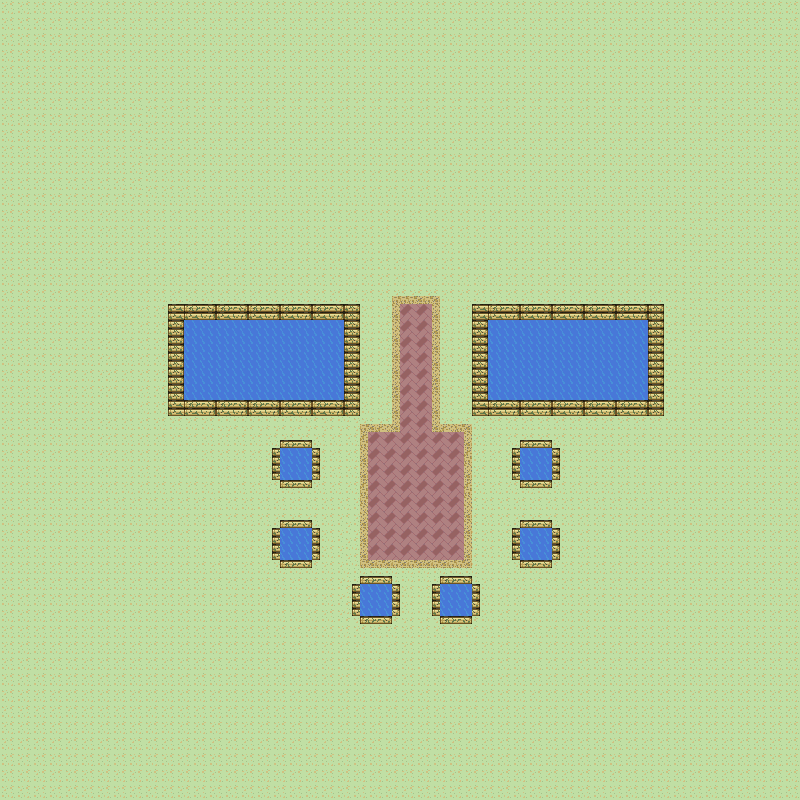

This is a level from a 2D game, rendered from its Tiled map with the project's own tilesets. A one-line summary and the map file follow, with tile-layer data summarised:
An orthogonal 100x100 tile map with 8x8 px tiles, 1 tile layer (Tile Layer 1), 2 tilesets.

<map version="1.0" orientation="orthogonal" renderorder="right-down" width="100" height="100" tilewidth="8" tileheight="8" nextobjectid="33">
 <tileset firstgid="1" name="SpriteSheetPlaceHolders" tilewidth="8" tileheight="8" tilecount="1024">
  <image source="SpriteSheetPlaceHolders.png" width="256" height="256" />
  <tile id="128">
   <properties>
    <property name="Collision" value="1" />
   </properties>
  </tile>
  <tile id="129">
   <properties>
    <property name="Collision" value="1" />
   </properties>
  </tile>
  <tile id="130">
   <properties>
    <property name="Collision" value="1" />
   </properties>
  </tile>
  <tile id="131">
   <properties>
    <property name="Collision" value="1" />
   </properties>
  </tile>
  <tile id="160">
   <properties>
    <property name="Collision" value="1" />
   </properties>
  </tile>
  <tile id="161">
   <properties>
    <property name="Collision" value="1" />
   </properties>
  </tile>
  <tile id="162">
   <properties>
    <property name="Collision" value="1" />
   </properties>
  </tile>
  <tile id="163">
   <properties>
    <property name="Collision" value="1" />
   </properties>
  </tile>
  <tile id="256">
   <properties>
    <property name="WaterFrame" value="1" />
   </properties>
  </tile>
  <tile id="257">
   <properties>
    <property name="WaterFrame" value="2" />
   </properties>
  </tile>
  <tile id="288">
   <properties>
    <property name="WaterFrame" value="3" />
   </properties>
  </tile>
  <tile id="289">
   <properties>
    <property name="WaterFrame" value="4" />
   </properties>
  </tile>
 </tileset>
 <tileset firstgid="1025" name="tiles" tilewidth="8" tileheight="8" tilecount="2142">
  <image source="tiles.png" width="343" height="410" />
 </tileset>
 <layer name="Tile Layer 1" width="100" height="100">
  <data>[10000 cells, 10000 non-empty, 21 distinct tile ids]</data>
 </layer>
</map>
